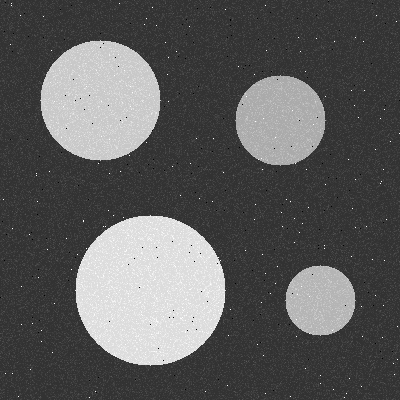
//> input picture Hafta 6/goruntuler/cemberler.png, 400 x 400 px
$ ./main   (built with g++ and OpenCV 4)
//> lines starting //> are read from the running program, lines starting //| are printed output that depends on the picture; after the words box and inside, x2 and y2 are one past the last pixel; in counts of white or black regions, pixels touching at a corner belong together
// Hafta 6 - Görev 3: Canny + medyan filtre + OpenCV HoughCircles
//   1) Canny ile kenarları bul
//   2) Kenar resmini medyan filtreden geçir
//   3) cv::HoughCircles ile çemberleri bul
//   4) Çemberleri orijinal resim üzerine farklı bir renkle çiz
//
// Not (Görev 1'deki gibi): 1 piksellik Canny kenarları 3x3 medyandan sağ
// çıkamadığı için medyandan önce kenarları 3x3 genişletiyoruz (dilate).

#include <opencv2/opencv.hpp>
#include <iostream>

int main() {
    cv::Mat img = cv::imread("../goruntuler/cemberler.png", cv::IMREAD_GRAYSCALE);
//> img is the input picture: 400 rows x 400 cols, CV_8UC1; min 0, max 255, mean 92.1
    if (img.empty()) {
        std::cout << "Goruntu okunamadi!" << std::endl;
        return 1;
    }

    // ================= 1) CANNY =================
    cv::Mat yumusak, kenar;
    cv::GaussianBlur(img, yumusak, cv::Size(5, 5), 1.5);
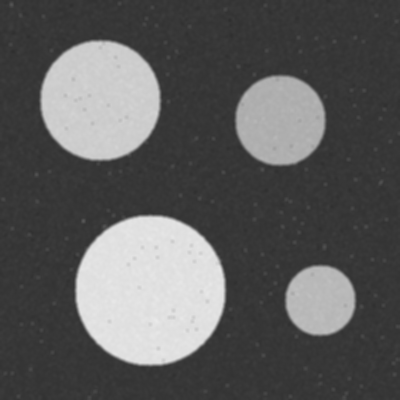
//> yumusak: 400 rows x 400 cols, CV_8UC1; min 46, max 234, mean 92.1
    cv::Canny(yumusak, kenar, 50, 150);
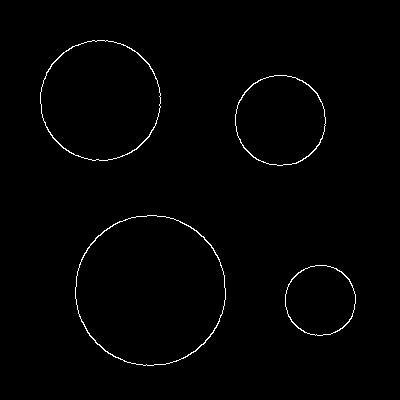
//> kenar: 400 rows x 400 cols, CV_8UC1; 0.99% white in thin lines or dots, all inside (x1, y1, x2, y2) = (40, 40, 356, 366)

    // ================= 2) MEDYAN FİLTRE =================
    cv::Mat kalin, temizKenar;
    cv::dilate(kenar, kalin, cv::Mat());     // kenarları kalınlaştır
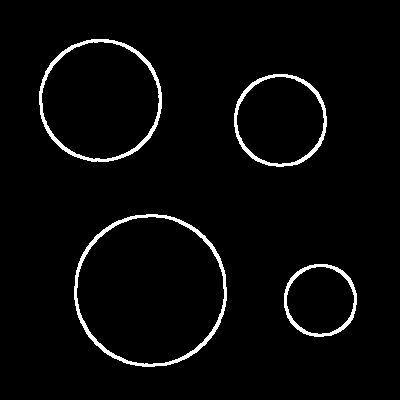
//> kalin: 400 rows x 400 cols, CV_8UC1; 3.2% white; 4 white regions, box (x1, y1, x2, y2) and area: (74, 214, 227, 367) 1760, (39, 39, 162, 162) 1416, (234, 74, 327, 167) 1054, (284, 264, 357, 337) 816
    cv::medianBlur(kalin, temizKenar, 3);    // gürültüyü temizle
//> temizKenar: 400 rows x 400 cols, CV_8UC1; 3.2% white; 4 white regions, box (x1, y1, x2, y2) and area: (74, 214, 227, 367) 1761, (39, 39, 162, 162) 1419, (234, 74, 327, 167) 1054, (284, 264, 357, 337) 816

    std::cout << "Canny kenar pikseli    : " << cv::countNonZero(kenar) << std::endl;
//| Canny kenar pikseli    : 1581
    std::cout << "Medyan sonrasi kenar   : " << cv::countNonZero(temizKenar) << std::endl;
//| Medyan sonrasi kenar   : 5050

    // ================= 3) HOUGH CIRCLES =================
    // HOUGH_GRADIENT yöntemi kenar noktalarının gradyan yönünde merkeze oy verir.
    //   dp = 1        : oylama matrisi resimle aynı çözünürlükte
    //   minDist = 40  : iki çember merkezi arasındaki en az uzaklık
    //   param1 = 100  : içerideki Canny'nin üst eşiği
    //   param2 = 30   : merkez için gereken oy eşiği (küçülürse daha çok çember bulur)
    //   yarıçap aralığı 20..100 piksel
    std::vector<cv::Vec3f> cemberler;
    cv::HoughCircles(temizKenar, cemberler, cv::HOUGH_GRADIENT, 1, 40, 100, 30, 20, 100);
//> cemberler = 4 circles (x, y, radius): [151.5, 291.5, 75], [319.5, 299.5, 36.9], [281.5, 121.5, 44.9], [101.5, 97.5, 59.5]

    // ================= 4) ÇİZ =================
    cv::Mat sonuc;
    cv::cvtColor(img, sonuc, cv::COLOR_GRAY2BGR);
    std::cout << "\nBulunan cemberler:" << std::endl;
    for (size_t i = 0; i < cemberler.size(); i++) {
        cv::Point merkez(cvRound(cemberler[i][0]), cvRound(cemberler[i][1]));
        int r = cvRound(cemberler[i][2]);
        cv::circle(sonuc, merkez, r, cv::Scalar(0, 255, 0), 2);     // çember: YEŞİL
        cv::circle(sonuc, merkez, 3, cv::Scalar(0, 0, 255), -1);    // merkez: KIRMIZI
        std::cout << "  merkez = (" << merkez.x << ", " << merkez.y << "), yaricap = " << r << std::endl;
    }
//> this loop made 4 passes
//> (merkez, r) on passes 1 to 4: (Point(152, 292), 75), (Point(320, 300), 37), (Point(282, 122), 45), (Point(102, 98), 60)
//|   merkez = (152, 292), yaricap = 75
//|   merkez = (320, 300), yaricap = 37
//|   merkez = (282, 122), yaricap = 45
//|   merkez = (102, 98), yaricap = 60
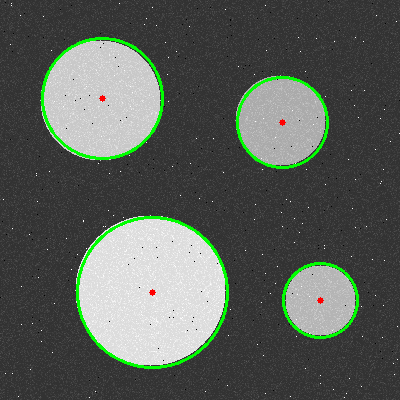
//> sonuc: 400 rows x 400 cols, CV_8UC3; 2.64% of pixels changed, all inside (x1, y1, x2, y2) = (41, 37, 359, 369)
    std::cout << "Toplam " << cemberler.size() << " cember" << std::endl;
//| Toplam 4 cember

    // ================= KAYDET =================
    cv::Mat kenarRenkli, yanYana;
    cv::cvtColor(temizKenar, kenarRenkli, cv::COLOR_GRAY2BGR);
    cv::hconcat(kenarRenkli, sonuc, yanYana);
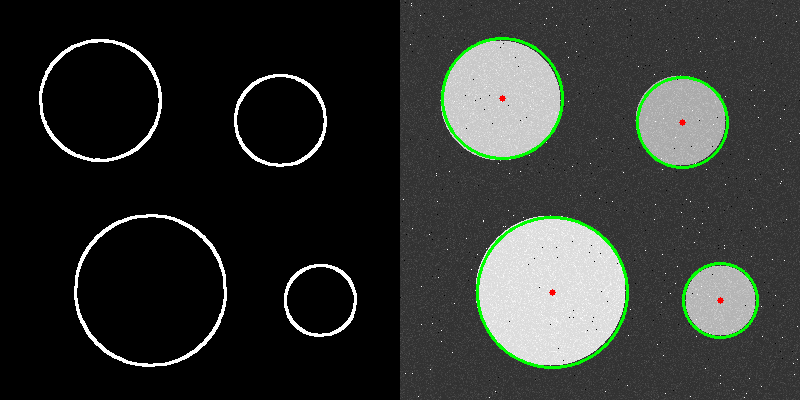
//> yanYana: 400 rows x 800 cols, CV_8UC3; mean B, G, R 48.5, 51.8, 48.6
    cv::imwrite("kenar_canny.png", kenar);
    cv::imwrite("kenar_medyan.png", temizKenar);
    cv::imwrite("cemberler_sonuc.png", sonuc);
    cv::imwrite("karsilastirma.png", yanYana);
    std::cout << "\nKaydedildi: kenar_canny.png, kenar_medyan.png, cemberler_sonuc.png, karsilastirma.png" << std::endl;
    return 0;
}
